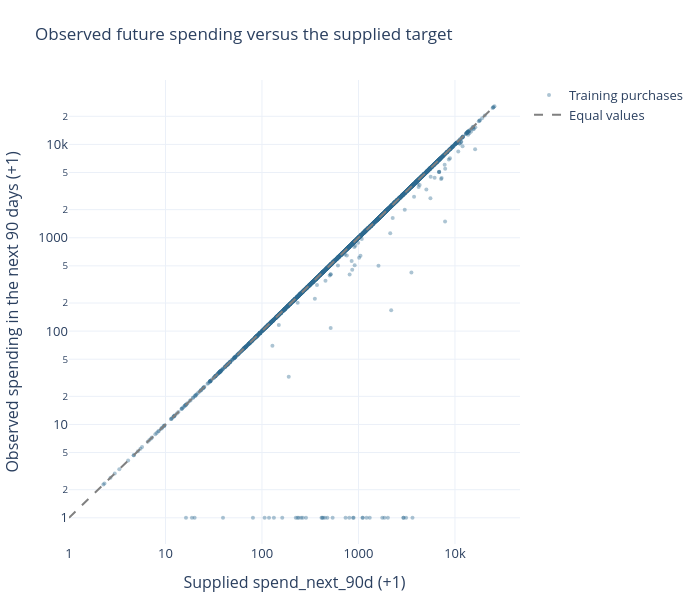

Write notebook code for a chart like this one.
### Code cell
import numpy as np
import pandas as pd
import plotly.graph_objects as go

TARGET = "repeat_purchase_90d"
SPEND = "spend_next_90d"

from src.data import future_spend


# Keep the diagnostic separate from df.
observed_spend = pd.Series(np.nan, index=df.index, dtype=float)

ordered = df.sort_values(["customer_id", "purchase_date"])
for _, group in ordered.groupby("customer_id"):
    observed_spend.loc[group.index] = future_spend(group)


# Compare against supplied spending targets, allowing one cent.
known = df[SPEND].notna() & observed_spend.notna()

difference = (
    observed_spend.loc[known] - df.loc[known, SPEND]
).abs()

matches = difference.le(0.01)

print(
    f"Known targets matching within €0.01: "
    f"{matches.sum()} of {known.sum()} "
    f"({matches.mean():.1%})"
)


# Visual comparison: the dashed line represents equal values.
if known.any():
    upper = max(
        df.loc[known, SPEND].max(),
        observed_spend.loc[known].max()
    ) + 1

    fig = go.Figure()

    fig.add_scatter(
        x=df.loc[known, SPEND] + 1,
        y=observed_spend.loc[known] + 1,
        mode="markers",
        marker=dict(size=4, color="#2F6B91", opacity=0.4),
        name="Training purchases"
    )

    fig.add_scatter(
        x=[1, upper],
        y=[1, upper],
        mode="lines",
        line=dict(color="grey", dash="dash"),
        name="Equal values"
    )

    fig.update_xaxes(
        type="log",
        title_text="Supplied spend_next_90d (+1)"
    )
    fig.update_yaxes(
        type="log",
        title_text="Observed spending in the next 90 days (+1)"
    )
    fig.update_layout(
        title="Observed future spending versus the supplied target",
        width=700,
        height=600
    )
    fig.show()


# Check consistency between the two targets.
print(
    "Spending target present when repeat = 0:",
    (df[TARGET].eq(0) & df[SPEND].notna()).sum()
)

missing_spend = df[TARGET].eq(1) & df[SPEND].isna()

print("Missing spending targets when repeat = 1:", missing_spend.sum())

print(
    "Of these, cases with some future spending visible in train:",
    (missing_spend & observed_spend.gt(0)).sum()
)

# Ending before this date is necessary for coverage, but does not
# prove that every purchase within the window is available.
latest_training_date = df["purchase_date"].max()
window_end = df["purchase_date"] + pd.Timedelta(days=90)

print(
    "Of the missing targets, windows ending after the latest training date:",
    (missing_spend & window_end.gt(latest_training_date)).sum()
)

### Figure 1 — Plotly figure (JSON) as saved in the notebook; plotly's stock layout.template omitted (floating-point values rounded to 4 significant figures; data arrays with more than 128 entries replaced by an {"elided": "..."} marker saying what was removed)
{"data": [{"marker": {"color": "#2F6B91", "opacity": 0.4, "size": 4}, "mode": "markers", "name": "Training purchases", "type": "scatter", "x": {"elided": "3425 float values"}, "y": {"elided": "3425 float values"}}, {"line": {"color": "grey", "dash": "dash"}, "mode": "lines", "name": "Equal values", "type": "scatter", "x": [1, 25660.0], "y": [1, 25660.0]}], "layout": {"height": 600, "title": {"text": "Observed future spending versus the supplied target"}, "width": 700, "xaxis": {"title": {"text": "Supplied spend_next_90d (+1)"}, "type": "log"}, "yaxis": {"title": {"text": "Observed spending in the next 90 days (+1)"}, "type": "log"}}}
